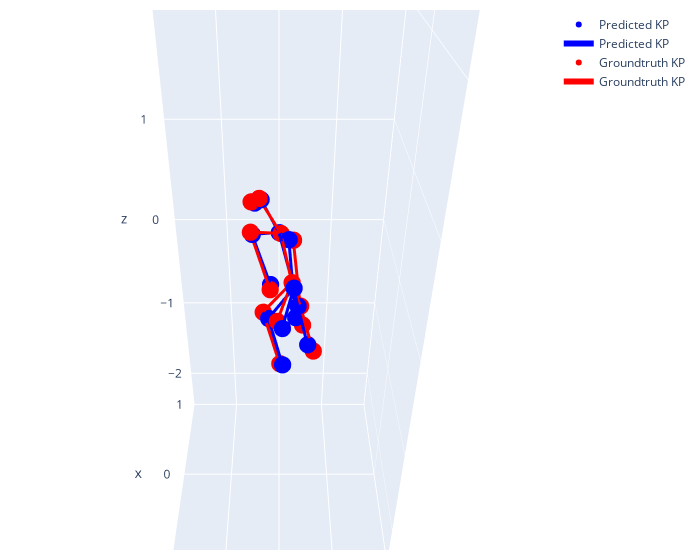

Source (notebook cell):
### Code cell
""" Plot the 3D predictions """
frame_idx = 86
fig = mv_nrsfm_kernel.get_figure3d(
    joint_connections,
    cam_x[0],
    cam_y[0],
    Predictions_3D[0, frame_idx, :, :] @ R,
    GT_3D[frame_idx, :, :] @ R,
    range_scale=range_scale,
)
py.iplot(fig)

## P.S. If the 3D structure is out of frame, please reduce the `range_scale` parameter.

### Figure 1 — Plotly figure (JSON) as saved in the notebook; plotly's stock layout.template omitted (floating-point values rounded to 4 significant figures)
{"data": [{"marker": {"color": "rgb(0, 0, 255)", "size": 6, "symbol": "circle"}, "mode": "markers", "name": "Predicted KP", "type": "scatter3d", "x": [0.6155, 0.4624, 0.4062, 0.2864, -0.001658, 0.3598, 0.6485, -0.4861, -0.2903, -0.3898, -0.3797, -0.6203, -0.6137], "y": [0.2151, 0.1538, -0.0004467, -0.08312, -0.142, 0.2316, 0.08355, -0.1102, -0.1497, -0.2313, 0.08378, -0.02582, -0.02356], "z": [0.3891, 0.5051, 0.2142, 0.2176, -0.3962, 0.225, -0.5101, 0.2705, -0.05034, -0.3682, -0.1031, -0.3764, -0.0128]}, {"line": {"color": "rgb(0, 0, 255)", "width": 6}, "mode": "lines", "name": "Predicted KP", "type": "scatter3d", "x": [0.6155, 0.4624, null, 0.4624, 0.4062, null, 0.4062, 0.2864, null, 0.2864, -0.001658, null, 0.4062, 0.3598, null, 0.3598, 0.6485, null, 0.4062, -0.4861, null, -0.4861, -0.2903, null, -0.2903, -0.3898, null, -0.4861, -0.3797, null, -0.3797, -0.6203, null, -0.4861, -0.6137, null], "y": [0.2151, 0.1538, null, 0.1538, -0.0004467, null, -0.0004467, -0.08312, null, -0.08312, -0.142, null, -0.0004467, 0.2316, null, 0.2316, 0.08355, null, -0.0004467, -0.1102, null, -0.1102, -0.1497, null, -0.1497, -0.2313, null, -0.1102, 0.08378, null, 0.08378, -0.02582, null, -0.1102, -0.02356, null], "z": [0.3891, 0.5051, null, 0.5051, 0.2142, null, 0.2142, 0.2176, null, 0.2176, -0.3962, null, 0.2142, 0.225, null, 0.225, -0.5101, null, 0.2142, 0.2705, null, 0.2705, -0.05034, null, -0.05034, -0.3682, null, 0.2705, -0.1031, null, -0.1031, -0.3764, null, 0.2705, -0.0128, null]}, {"marker": {"color": "rgb(255, 0, 0)", "size": 6, "symbol": "circle"}, "mode": "markers", "name": "Groundtruth KP", "type": "scatter3d", "x": [0.5793, 0.4474, 0.3927, 0.2859, -0.02223, 0.3422, 0.5998, -0.4391, -0.2726, -0.3945, -0.3448, -0.6083, -0.5658], "y": [0.2441, 0.1693, -0.01574, -0.1207, -0.2018, 0.2456, 0.08685, -0.09631, -0.171, -0.2779, 0.1274, -0.004262, 0.01453], "z": [0.4207, 0.5249, 0.2134, 0.2125, -0.4613, 0.2575, -0.5354, 0.2876, -0.06198, -0.4321, -0.06755, -0.3754, 0.01718]}, {"line": {"color": "rgb(255, 0, 0)", "width": 6}, "mode": "lines", "name": "Groundtruth KP", "type": "scatter3d", "x": [0.5793, 0.4474, null, 0.4474, 0.3927, null, 0.3927, 0.2859, null, 0.2859, -0.02223, null, 0.3927, 0.3422, null, 0.3422, 0.5998, null, 0.3927, -0.4391, null, -0.4391, -0.2726, null, -0.2726, -0.3945, null, -0.4391, -0.3448, null, -0.3448, -0.6083, null, -0.4391, -0.5658, null], "y": [0.2441, 0.1693, null, 0.1693, -0.01574, null, -0.01574, -0.1207, null, -0.1207, -0.2018, null, -0.01574, 0.2456, null, 0.2456, 0.08685, null, -0.01574, -0.09631, null, -0.09631, -0.171, null, -0.171, -0.2779, null, -0.09631, 0.1274, null, 0.1274, -0.004262, null, -0.09631, 0.01453, null], "z": [0.4207, 0.5249, null, 0.5249, 0.2134, null, 0.2134, 0.2125, null, 0.2125, -0.4613, null, 0.2134, 0.2575, null, 0.2575, -0.5354, null, 0.2134, 0.2876, null, 0.2876, -0.06198, null, -0.06198, -0.4321, null, 0.2876, -0.06755, null, -0.06755, -0.3754, null, 0.2876, 0.01718, null]}], "layout": {"margin": {"b": 10, "l": 10, "r": 20, "t": 10}, "scene": {"aspectratio": {"x": 0.8, "y": 0.8, "z": 2}, "camera": {"center": {"x": 0, "y": 0, "z": 0}, "eye": {"x": -1.768, "y": 0, "z": 1.25}, "up": {"x": 0, "y": 0, "z": 1}}, "xaxis": {"range": [-1, 1]}, "yaxis": {"range": [-1, 1]}, "zaxis": {"range": [-2.5, 2.5]}}, "width": 700}}
